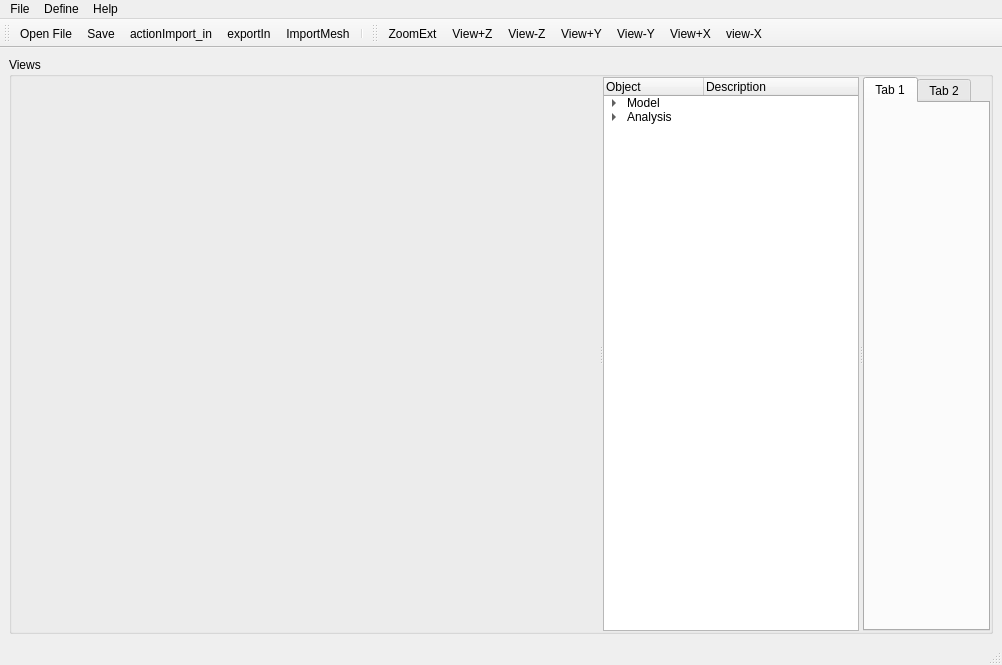
<?xml version="1.0" encoding="UTF-8"?>
<ui version="4.0">
 <class>SimpleView</class>
 <widget class="QMainWindow" name="SimpleView">
  <property name="geometry">
   <rect>
    <x>0</x>
    <y>0</y>
    <width>1002</width>
    <height>665</height>
   </rect>
  </property>
  <property name="windowTitle">
   <string>FluxSolCAE 0.0.1 64-bit</string>
  </property>
  <property name="windowIcon">
   <iconset resource="Icons/icons.qrc">
    <normaloff>:/Icons/cae.png</normaloff>:/Icons/cae.png</iconset>
  </property>
  <property name="iconSize">
   <size>
    <width>22</width>
    <height>22</height>
   </size>
  </property>
  <widget class="QWidget" name="centralwidget">
   <layout class="QGridLayout" name="gridLayout">
    <item row="1" column="0">
     <widget class="QGroupBox" name="groupBoxGraph">
      <property name="sizePolicy">
       <sizepolicy hsizetype="Expanding" vsizetype="Expanding">
        <horstretch>1</horstretch>
        <verstretch>1</verstretch>
       </sizepolicy>
      </property>
      <property name="title">
       <string>Views</string>
      </property>
      <layout class="QVBoxLayout">
       <property name="spacing">
        <number>0</number>
       </property>
       <property name="leftMargin">
        <number>0</number>
       </property>
       <property name="topMargin">
        <number>0</number>
       </property>
       <property name="rightMargin">
        <number>0</number>
       </property>
       <property name="bottomMargin">
        <number>0</number>
       </property>
       <item>
        <widget class="QSplitter" name="splitter">
         <property name="layoutDirection">
          <enum>Qt::LeftToRight</enum>
         </property>
         <property name="orientation">
          <enum>Qt::Horizontal</enum>
         </property>
         <widget class="QVTKWidget" name="qvtkWidget" native="true">
          <property name="sizePolicy">
           <sizepolicy hsizetype="Expanding" vsizetype="Expanding">
            <horstretch>1</horstretch>
            <verstretch>1</verstretch>
           </sizepolicy>
          </property>
          <property name="minimumSize">
           <size>
            <width>300</width>
            <height>300</height>
           </size>
          </property>
         </widget>
         <widget class="QTreeWidget" name="treeWidget">
          <column>
           <property name="text">
            <string>Object</string>
           </property>
          </column>
          <column>
           <property name="text">
            <string>Description</string>
           </property>
          </column>
          <item>
           <property name="text">
            <string>Model</string>
           </property>
           <item>
            <property name="text">
             <string>Parts</string>
            </property>
            <property name="icon">
             <iconset resource="Icons/icons.qrc">
              <normaloff>:/Icons/parts.png</normaloff>:/Icons/parts.png</iconset>
            </property>
            <property name="text">
             <string/>
            </property>
            <item>
             <property name="text">
              <string>Mesh</string>
             </property>
            </item>
           </item>
           <item>
            <property name="text">
             <string>Materials</string>
            </property>
           </item>
           <item>
            <property name="text">
             <string>Steps</string>
            </property>
            <item>
             <property name="text">
              <string>Initial</string>
             </property>
             <item>
              <property name="text">
               <string>BCs</string>
              </property>
              <property name="text">
               <string/>
              </property>
             </item>
            </item>
           </item>
           <item>
            <property name="text">
             <string>BCs</string>
            </property>
           </item>
          </item>
          <item>
           <property name="text">
            <string>Analysis</string>
           </property>
           <item>
            <property name="text">
             <string>Job</string>
            </property>
           </item>
          </item>
         </widget>
         <widget class="QTabWidget" name="tabWidget">
          <widget class="QWidget" name="tab">
           <attribute name="title">
            <string>Tab 1</string>
           </attribute>
          </widget>
          <widget class="QWidget" name="tab_2">
           <attribute name="title">
            <string>Tab 2</string>
           </attribute>
          </widget>
         </widget>
        </widget>
       </item>
      </layout>
     </widget>
    </item>
   </layout>
  </widget>
  <widget class="QMenuBar" name="menubar">
   <property name="geometry">
    <rect>
     <x>0</x>
     <y>0</y>
     <width>1002</width>
     <height>21</height>
    </rect>
   </property>
   <widget class="QMenu" name="menuFile">
    <property name="title">
     <string>File</string>
    </property>
    <widget class="QMenu" name="menuImport">
     <property name="title">
      <string>Import...</string>
     </property>
     <widget class="QMenu" name="menuMesh">
      <property name="title">
       <string>Mesh</string>
      </property>
      <addaction name="actionImportCGNSMesh"/>
      <addaction name="actionImportFluentMesh"/>
     </widget>
     <addaction name="menuMesh"/>
     <addaction name="actionImportModel"/>
    </widget>
    <addaction name="actionOpenFile"/>
    <addaction name="menuImport"/>
    <addaction name="actionSave"/>
    <addaction name="separator"/>
    <addaction name="actionExit"/>
   </widget>
   <widget class="QMenu" name="menuHelp">
    <property name="title">
     <string>Help</string>
    </property>
    <addaction name="actionAbout"/>
   </widget>
   <widget class="QMenu" name="menuDefine">
    <property name="title">
     <string>Define</string>
    </property>
    <addaction name="actionUser_Defined_Object"/>
   </widget>
   <addaction name="menuFile"/>
   <addaction name="menuDefine"/>
   <addaction name="menuHelp"/>
  </widget>
  <widget class="QStatusBar" name="statusbar"/>
  <widget class="QToolBar" name="toolBar">
   <property name="orientation">
    <enum>Qt::Horizontal</enum>
   </property>
   <property name="iconSize">
    <size>
     <width>22</width>
     <height>22</height>
    </size>
   </property>
   <attribute name="toolBarArea">
    <enum>TopToolBarArea</enum>
   </attribute>
   <attribute name="toolBarBreak">
    <bool>false</bool>
   </attribute>
   <addaction name="actionOpenFile"/>
   <addaction name="actionSave"/>
   <addaction name="actionImport_in"/>
   <addaction name="actionExportIn"/>
   <addaction name="actionImportMesh"/>
   <addaction name="separator"/>
  </widget>
  <widget class="QToolBar" name="toolBar_View">
   <property name="windowTitle">
    <string>toolBar_2</string>
   </property>
   <attribute name="toolBarArea">
    <enum>TopToolBarArea</enum>
   </attribute>
   <attribute name="toolBarBreak">
    <bool>false</bool>
   </attribute>
   <addaction name="actionZoomExt"/>
   <addaction name="actionView_Z"/>
   <addaction name="actionView_Z_2"/>
   <addaction name="actionView_Y"/>
   <addaction name="actionView_Y_2"/>
   <addaction name="actionView_X"/>
   <addaction name="actionView_X_2"/>
  </widget>
  <action name="actionExit">
   <property name="text">
    <string>Exit</string>
   </property>
  </action>
  <action name="actionPrint">
   <property name="icon">
    <iconset resource="Icons/icons.qrc">
     <normaloff>:/Icons/print.png</normaloff>:/Icons/print.png</iconset>
   </property>
   <property name="text">
    <string>Print</string>
   </property>
  </action>
  <action name="actionSave">
   <property name="icon">
    <iconset resource="Icons/icons.qrc">
     <normaloff>:/Icons/save.png</normaloff>:/Icons/save.png</iconset>
   </property>
   <property name="text">
    <string>Save</string>
   </property>
  </action>
  <action name="actionAbout">
   <property name="text">
    <string>About</string>
   </property>
  </action>
  <action name="actionZoomExt">
   <property name="icon">
    <iconset resource="Icons/icons.qrc">
     <normaloff>:/Icons/zoomext.png</normaloff>:/Icons/zoomext.png</iconset>
   </property>
   <property name="text">
    <string>ZoomExt</string>
   </property>
  </action>
  <action name="actionOpenFile">
   <property name="enabled">
    <bool>true</bool>
   </property>
   <property name="icon">
    <iconset resource="Icons/icons.qrc">
     <normaloff>:/Icons/fileopen.png</normaloff>:/Icons/fileopen.png</iconset>
   </property>
   <property name="text">
    <string>Open File...</string>
   </property>
  </action>
  <action name="actionView_Z">
   <property name="icon">
    <iconset resource="Icons/icons.qrc">
     <normaloff>:/Icons/view+Z-2.png</normaloff>:/Icons/view+Z-2.png</iconset>
   </property>
   <property name="text">
    <string>View+Z</string>
   </property>
  </action>
  <action name="actionView_Z_2">
   <property name="icon">
    <iconset resource="Icons/icons.qrc">
     <normaloff>:/Icons/view-Z.png</normaloff>:/Icons/view-Z.png</iconset>
   </property>
   <property name="text">
    <string>View-Z</string>
   </property>
  </action>
  <action name="actionView_Y">
   <property name="icon">
    <iconset resource="Icons/icons.qrc">
     <normaloff>:/Icons/view+Y.png</normaloff>:/Icons/view+Y.png</iconset>
   </property>
   <property name="text">
    <string>View+Y</string>
   </property>
  </action>
  <action name="actionView_Y_2">
   <property name="icon">
    <iconset resource="Icons/icons.qrc">
     <normaloff>:/Icons/view-Y.png</normaloff>:/Icons/view-Y.png</iconset>
   </property>
   <property name="text">
    <string>View-Y</string>
   </property>
  </action>
  <action name="actionView_X_2">
   <property name="icon">
    <iconset resource="Icons/icons.qrc">
     <normaloff>:/Icons/view-X.png</normaloff>:/Icons/view-X.png</iconset>
   </property>
   <property name="text">
    <string>view-X</string>
   </property>
   <property name="toolTip">
    <string>View-X</string>
   </property>
  </action>
  <action name="actionView_X">
   <property name="icon">
    <iconset resource="Icons/icons.qrc">
     <normaloff>:/Icons/view+X.png</normaloff>:/Icons/view+X.png</iconset>
   </property>
   <property name="text">
    <string>View+X</string>
   </property>
  </action>
  <action name="actionImportModel">
   <property name="text">
    <string>Model</string>
   </property>
  </action>
  <action name="actionImportFluentMesh">
   <property name="text">
    <string>From Fluent</string>
   </property>
   <property name="toolTip">
    <string>Import Mesh From Fluent</string>
   </property>
  </action>
  <action name="actionImportCGNSMesh">
   <property name="text">
    <string>From CGNS</string>
   </property>
   <property name="toolTip">
    <string>Import Mesh From CGNS</string>
   </property>
  </action>
  <action name="actionUser_Defined_Object">
   <property name="text">
    <string>User Defined Object</string>
   </property>
  </action>
  <action name="actionImport_in">
   <property name="icon">
    <iconset resource="Icons/icons.qrc">
     <normaloff>:/Icons/import_in.png</normaloff>:/Icons/import_in.png</iconset>
   </property>
   <property name="text">
    <string>actionImport_in</string>
   </property>
   <property name="toolTip">
    <string>Import Input File</string>
   </property>
  </action>
  <action name="actionExportIn">
   <property name="icon">
    <iconset resource="Icons/icons.qrc">
     <normaloff>:/Icons/save_in.png</normaloff>:/Icons/save_in.png</iconset>
   </property>
   <property name="text">
    <string>exportIn</string>
   </property>
  </action>
  <action name="actionImportMesh">
   <property name="icon">
    <iconset resource="Icons/icons.qrc">
     <normaloff>:/Icons/ImportMesh.png</normaloff>:/Icons/ImportMesh.png</iconset>
   </property>
   <property name="text">
    <string>ImportMesh</string>
   </property>
   <property name="toolTip">
    <string>Import Mesh</string>
   </property>
  </action>
 </widget>
 <customwidgets>
  <customwidget>
   <class>QVTKWidget</class>
   <extends>QWidget</extends>
   <header>QVTKWidget.h</header>
  </customwidget>
 </customwidgets>
 <tabstops>
  <tabstop>treeWidget</tabstop>
  <tabstop>tabWidget</tabstop>
 </tabstops>
 <resources>
  <include location="Icons/icons.qrc"/>
 </resources>
 <connections/>
</ui>
